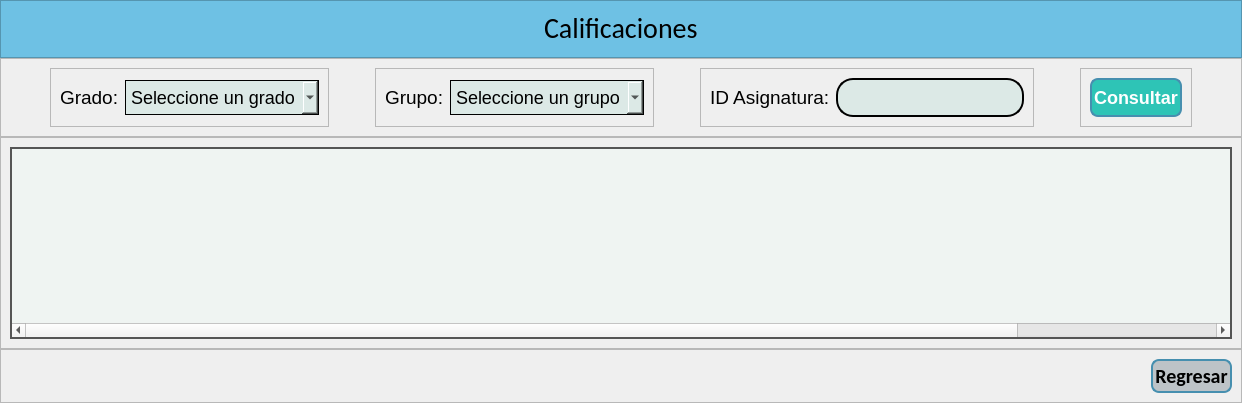
      <widget class="QWidget" name="calificaciones">
       <layout class="QVBoxLayout" name="verticalLayout_12">
        <property name="spacing">
         <number>0</number>
        </property>
        <property name="leftMargin">
         <number>0</number>
        </property>
        <property name="topMargin">
         <number>0</number>
        </property>
        <property name="rightMargin">
         <number>0</number>
        </property>
        <property name="bottomMargin">
         <number>0</number>
        </property>
        <item>
         <widget class="QFrame" name="frame_10">
          <property name="sizePolicy">
           <sizepolicy hsizetype="Preferred" vsizetype="Fixed">
            <horstretch>0</horstretch>
            <verstretch>0</verstretch>
           </sizepolicy>
          </property>
          <property name="minimumSize">
           <size>
            <width>0</width>
            <height>58</height>
           </size>
          </property>
          <property name="styleSheet">
           <string notr="true">background-color: #6EC1E4</string>
          </property>
          <property name="frameShape">
           <enum>QFrame::StyledPanel</enum>
          </property>
          <property name="frameShadow">
           <enum>QFrame::Raised</enum>
          </property>
          <layout class="QVBoxLayout" name="verticalLayout_9">
           <property name="spacing">
            <number>0</number>
           </property>
           <property name="leftMargin">
            <number>0</number>
           </property>
           <property name="topMargin">
            <number>0</number>
           </property>
           <property name="rightMargin">
            <number>0</number>
           </property>
           <property name="bottomMargin">
            <number>0</number>
           </property>
           <item alignment="Qt::AlignHCenter|Qt::AlignVCenter">
            <widget class="QLabel" name="label_11">
             <property name="font">
              <font>
               <family>Calibri</family>
               <pointsize>21</pointsize>
              </font>
             </property>
             <property name="text">
              <string>Calificaciones</string>
             </property>
            </widget>
           </item>
          </layout>
         </widget>
        </item>
        <item>
         <widget class="QFrame" name="frame_17">
          <property name="frameShape">
           <enum>QFrame::StyledPanel</enum>
          </property>
          <property name="frameShadow">
           <enum>QFrame::Raised</enum>
          </property>
          <layout class="QHBoxLayout" name="horizontalLayout_9">
           <item>
            <spacer name="horizontalSpacer_10">
             <property name="orientation">
              <enum>Qt::Horizontal</enum>
             </property>
             <property name="sizeHint" stdset="0">
              <size>
               <width>40</width>
               <height>20</height>
              </size>
             </property>
            </spacer>
           </item>
           <item>
            <widget class="QFrame" name="frame_11">
             <property name="frameShape">
              <enum>QFrame::StyledPanel</enum>
             </property>
             <property name="frameShadow">
              <enum>QFrame::Raised</enum>
             </property>
             <layout class="QHBoxLayout" name="horizontalLayout_4">
              <item>
               <widget class="QLabel" name="label_12">
                <property name="font">
                 <font>
                  <family>Arial</family>
                  <pointsize>14</pointsize>
                 </font>
                </property>
                <property name="styleSheet">
                 <string notr="true">color:#000000;</string>
                </property>
                <property name="text">
                 <string>Grado:</string>
                </property>
               </widget>
              </item>
              <item>
               <widget class="QComboBox" name="cbGrado_2">
                <property name="font">
                 <font>
                  <pointsize>-1</pointsize>
                 </font>
                </property>
                <property name="cursor">
                 <cursorShape>PointingHandCursor</cursorShape>
                </property>
                <property name="styleSheet">
                 <string notr="true">color:#000000;
  border: 1px solid;
    border-radius: 0px;
    padding: 5px;
	background:#DCE9E6;
font-size:18px;</string>
                </property>
                <item>
                 <property name="text">
                  <string>Seleccione un grado</string>
                 </property>
                </item>
                <item>
                 <property name="text">
                  <string>1</string>
                 </property>
                </item>
                <item>
                 <property name="text">
                  <string>2</string>
                 </property>
                </item>
                <item>
                 <property name="text">
                  <string>3</string>
                 </property>
                </item>
               </widget>
              </item>
             </layout>
            </widget>
           </item>
           <item>
            <spacer name="horizontalSpacer_9">
             <property name="orientation">
              <enum>Qt::Horizontal</enum>
             </property>
             <property name="sizeHint" stdset="0">
              <size>
               <width>40</width>
               <height>20</height>
              </size>
             </property>
            </spacer>
           </item>
           <item>
            <widget class="QFrame" name="frame_12">
             <property name="frameShape">
              <enum>QFrame::StyledPanel</enum>
             </property>
             <property name="frameShadow">
              <enum>QFrame::Raised</enum>
             </property>
             <layout class="QHBoxLayout" name="horizontalLayout_5">
              <item>
               <widget class="QLabel" name="label_13">
                <property name="font">
                 <font>
                  <family>Arial</family>
                  <pointsize>14</pointsize>
                 </font>
                </property>
                <property name="styleSheet">
                 <string notr="true">color:#000000;</string>
                </property>
                <property name="text">
                 <string>Grupo:</string>
                </property>
               </widget>
              </item>
              <item>
               <widget class="QComboBox" name="cbGrupo_2">
                <property name="font">
                 <font>
                  <pointsize>-1</pointsize>
                 </font>
                </property>
                <property name="cursor">
                 <cursorShape>PointingHandCursor</cursorShape>
                </property>
                <property name="styleSheet">
                 <string notr="true">color:#000000;
  border: 1px solid;
    border-radius: 0px;
    padding: 5px;
	background:#DCE9E6;
font-size:18px;</string>
                </property>
                <item>
                 <property name="text">
                  <string>Seleccione un grupo</string>
                 </property>
                </item>
                <item>
                 <property name="text">
                  <string>A</string>
                 </property>
                </item>
                <item>
                 <property name="text">
                  <string>B</string>
                 </property>
                </item>
                <item>
                 <property name="text">
                  <string>C</string>
                 </property>
                </item>
                <item>
                 <property name="text">
                  <string>D</string>
                 </property>
                </item>
                <item>
                 <property name="text">
                  <string>E</string>
                 </property>
                </item>
               </widget>
              </item>
             </layout>
            </widget>
           </item>
           <item>
            <spacer name="horizontalSpacer_8">
             <property name="orientation">
              <enum>Qt::Horizontal</enum>
             </property>
             <property name="sizeHint" stdset="0">
              <size>
               <width>40</width>
               <height>20</height>
              </size>
             </property>
            </spacer>
           </item>
           <item>
            <widget class="QFrame" name="frame_13">
             <property name="frameShape">
              <enum>QFrame::StyledPanel</enum>
             </property>
             <property name="frameShadow">
              <enum>QFrame::Raised</enum>
             </property>
             <layout class="QHBoxLayout" name="horizontalLayout_6">
              <item>
               <widget class="QLabel" name="label_14">
                <property name="font">
                 <font>
                  <family>Arial</family>
                  <pointsize>14</pointsize>
                 </font>
                </property>
                <property name="styleSheet">
                 <string notr="true">color:#000000;</string>
                </property>
                <property name="text">
                 <string>ID Asignatura:</string>
                </property>
               </widget>
              </item>
              <item>
               <widget class="QLineEdit" name="LAsignatura">
                <property name="font">
                 <font>
                  <pointsize>14</pointsize>
                 </font>
                </property>
                <property name="styleSheet">
                 <string notr="true">QLineEdit {
    border: 2px solid;
    border-radius: 17px;
    padding: 5px;
	background: #DCE9E6;
}
</string>
                </property>
               </widget>
              </item>
             </layout>
            </widget>
           </item>
           <item>
            <spacer name="horizontalSpacer_4">
             <property name="orientation">
              <enum>Qt::Horizontal</enum>
             </property>
             <property name="sizeHint" stdset="0">
              <size>
               <width>40</width>
               <height>20</height>
              </size>
             </property>
            </spacer>
           </item>
           <item>
            <widget class="QFrame" name="frame_14">
             <property name="frameShape">
              <enum>QFrame::StyledPanel</enum>
             </property>
             <property name="frameShadow">
              <enum>QFrame::Raised</enum>
             </property>
             <layout class="QHBoxLayout" name="horizontalLayout_7">
              <item>
               <widget class="QPushButton" name="btnConsultar_2">
                <property name="sizePolicy">
                 <sizepolicy hsizetype="Preferred" vsizetype="Preferred">
                  <horstretch>0</horstretch>
                  <verstretch>0</verstretch>
                 </sizepolicy>
                </property>
                <property name="font">
                 <font>
                  <pointsize>-1</pointsize>
                  <weight>75</weight>
                  <bold>true</bold>
                 </font>
                </property>
                <property name="cursor">
                 <cursorShape>ArrowCursor</cursorShape>
                </property>
                <property name="styleSheet">
                 <string notr="true">QPushButton {
    background-color: #2EC4B6; 
    border: 2px solid #468FAF; 
    color: white;
    font-size: 18px;
    border-radius: 8px;
    padding: 2px;
    font-weight: bold;
}</string>
                </property>
                <property name="text">
                 <string>Consultar</string>
                </property>
               </widget>
              </item>
             </layout>
            </widget>
           </item>
           <item>
            <spacer name="horizontalSpacer_11">
             <property name="orientation">
              <enum>Qt::Horizontal</enum>
             </property>
             <property name="sizeHint" stdset="0">
              <size>
               <width>40</width>
               <height>20</height>
              </size>
             </property>
            </spacer>
           </item>
          </layout>
         </widget>
        </item>
        <item>
         <widget class="QFrame" name="frame_19">
          <property name="frameShape">
           <enum>QFrame::StyledPanel</enum>
          </property>
          <property name="frameShadow">
           <enum>QFrame::Raised</enum>
          </property>
          <layout class="QVBoxLayout" name="verticalLayout_10">
           <item>
            <widget class="QTableWidget" name="tablacalif">
             <property name="font">
              <font>
               <pointsize>13</pointsize>
              </font>
             </property>
             <property name="styleSheet">
              <string notr="true">QTableWidget {
    background-color: #EFF4F2;
    color: #333;
    gridline-color: #bbb;
    border: 2px solid #555;
}
QHeaderView::section {
    background-color: #BEC3C7;
    color: #000000;
    padding: 5px;
    font-size: 14pt;
    border: 1px solid #ddd;
}</string>
             </property>
             <property name="sizeAdjustPolicy">
              <enum>QAbstractScrollArea::AdjustIgnored</enum>
             </property>
             <property name="autoScrollMargin">
              <number>36</number>
             </property>
             <property name="selectionMode">
              <enum>QAbstractItemView::SingleSelection</enum>
             </property>
             <attribute name="horizontalHeaderVisible">
              <bool>false</bool>
             </attribute>
             <attribute name="horizontalHeaderCascadingSectionResizes">
              <bool>false</bool>
             </attribute>
             <attribute name="horizontalHeaderDefaultSectionSize">
              <number>210</number>
             </attribute>
             <attribute name="horizontalHeaderMinimumSectionSize">
              <number>46</number>
             </attribute>
             <attribute name="horizontalHeaderStretchLastSection">
              <bool>true</bool>
             </attribute>
             <attribute name="verticalHeaderDefaultSectionSize">
              <number>31</number>
             </attribute>
             <attribute name="verticalHeaderStretchLastSection">
              <bool>false</bool>
             </attribute>
             <column>
              <property name="text">
               <string>Asignatura</string>
              </property>
              <property name="font">
               <font>
                <family>Arial</family>
                <pointsize>12</pointsize>
                <weight>75</weight>
                <bold>true</bold>
               </font>
              </property>
             </column>
             <column>
              <property name="text">
               <string>ID</string>
              </property>
              <property name="font">
               <font>
                <family>Arial</family>
                <pointsize>12</pointsize>
                <weight>75</weight>
                <bold>true</bold>
               </font>
              </property>
             </column>
             <column>
              <property name="text">
               <string>Nombre</string>
              </property>
              <property name="font">
               <font>
                <family>Arial</family>
                <pointsize>12</pointsize>
                <weight>75</weight>
                <bold>true</bold>
               </font>
              </property>
             </column>
             <column>
              <property name="text">
               <string>Calificación 1</string>
              </property>
              <property name="font">
               <font>
                <family>Arial</family>
                <pointsize>12</pointsize>
                <weight>75</weight>
                <bold>true</bold>
               </font>
              </property>
             </column>
             <column>
              <property name="text">
               <string>Calificación 2</string>
              </property>
             </column>
             <column>
              <property name="text">
               <string>Calificación 3</string>
              </property>
             </column>
            </widget>
           </item>
          </layout>
         </widget>
        </item>
        <item>
         <widget class="QFrame" name="frame_18">
          <property name="frameShape">
           <enum>QFrame::StyledPanel</enum>
          </property>
          <property name="frameShadow">
           <enum>QFrame::Raised</enum>
          </property>
          <layout class="QHBoxLayout" name="horizontalLayout_10">
           <item>
            <spacer name="horizontalSpacer_13">
             <property name="orientation">
              <enum>Qt::Horizontal</enum>
             </property>
             <property name="sizeHint" stdset="0">
              <size>
               <width>40</width>
               <height>20</height>
              </size>
             </property>
            </spacer>
           </item>
           <item alignment="Qt::AlignHCenter">
            <widget class="QLabel" name="lbError_2">
             <property name="minimumSize">
              <size>
               <width>500</width>
               <height>0</height>
              </size>
             </property>
             <property name="font">
              <font>
               <pointsize>14</pointsize>
               <weight>75</weight>
               <bold>true</bold>
              </font>
             </property>
             <property name="layoutDirection">
              <enum>Qt::LeftToRight</enum>
             </property>
             <property name="styleSheet">
              <string notr="true">color:#000000;
qproperty-alignment: 'AlignCenter';
font-weight: bold;</string>
             </property>
             <property name="text">
              <string/>
             </property>
            </widget>
           </item>
           <item>
            <spacer name="horizontalSpacer_12">
             <property name="orientation">
              <enum>Qt::Horizontal</enum>
             </property>
             <property name="sizeHint" stdset="0">
              <size>
               <width>40</width>
               <height>20</height>
              </size>
             </property>
            </spacer>
           </item>
           <item>
            <widget class="QPushButton" name="pushButton_11">
             <property name="font">
              <font>
               <family>Calibri</family>
               <pointsize>15</pointsize>
               <weight>75</weight>
               <bold>true</bold>
              </font>
             </property>
             <property name="layoutDirection">
              <enum>Qt::LeftToRight</enum>
             </property>
             <property name="styleSheet">
              <string notr="true">QPushButton {
    background-color: #BDC3C7; 
    border: 2px solid #468FAF; 
    color: #000000;
    border-radius: 8px;
    padding: 2px;
}
QPushButton:hover {
    background-color: rgba(65,252,202, 0.3);
}

QPushButton:pressed {
    background-color: rgba(65,252,202, 0.5);
}</string>
             </property>
             <property name="text">
              <string>Regresar</string>
             </property>
             <property name="icon">
              <iconset>
               <normaloff>:/logo/icons/regresa.png</normaloff>:/logo/icons/regresa.png</iconset>
             </property>
             <property name="iconSize">
              <size>
               <width>22</width>
               <height>22</height>
              </size>
             </property>
            </widget>
           </item>
          </layout>
         </widget>
        </item>
       </layout>
      </widget>
